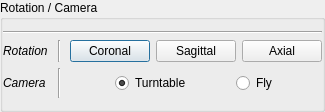
                <widget class="QGroupBox" name="groupBox_8">
                 <property name="title">
                  <string>Rotation / Camera</string>
                 </property>
                 <layout class="QVBoxLayout" name="verticalLayout_20">
                  <property name="leftMargin">
                   <number>0</number>
                  </property>
                  <property name="rightMargin">
                   <number>0</number>
                  </property>
                  <item>
                   <widget class="Line" name="line_46">
                    <property name="minimumSize">
                     <size>
                      <width>200</width>
                      <height>0</height>
                     </size>
                    </property>
                    <property name="orientation">
                     <enum>Qt::Horizontal</enum>
                    </property>
                   </widget>
                  </item>
                  <item>
                   <layout class="QGridLayout" name="gridLayout_36">
                    <property name="topMargin">
                     <number>0</number>
                    </property>
                    <item row="0" column="4">
                     <widget class="QPushButton" name="q_axial">
                      <property name="font">
                       <font>
                        <underline>false</underline>
                       </font>
                      </property>
                      <property name="toolTip">
                       <string>&lt;html&gt;&lt;head/&gt;&lt;body&gt;&lt;p&gt;Click twice to see top / bottom&lt;/p&gt;&lt;/body&gt;&lt;/html&gt;</string>
                      </property>
                      <property name="text">
                       <string>Axial</string>
                      </property>
                     </widget>
                    </item>
                    <item row="1" column="2" colspan="3">
                     <widget class="QWidget" name="widget_10" native="true">
                      <property name="minimumSize">
                       <size>
                        <width>30</width>
                        <height>30</height>
                       </size>
                      </property>
                      <layout class="QGridLayout" name="gridLayout_37">
                       <property name="margin">
                        <number>0</number>
                       </property>
                       <property name="spacing">
                        <number>0</number>
                       </property>
                       <item row="0" column="1">
                        <widget class="QRadioButton" name="c_Turnable">
                         <property name="maximumSize">
                          <size>
                           <width>100</width>
                           <height>16777215</height>
                          </size>
                         </property>
                         <property name="toolTip">
                          <string>&lt;html&gt;&lt;head/&gt;&lt;body&gt;&lt;p&gt;Turntable camera : &lt;/p&gt;&lt;p&gt;- Use mouse-wheel to zoom in / out&lt;/p&gt;&lt;p&gt;- Click and move to rotate the brain.&lt;/p&gt;&lt;/body&gt;&lt;/html&gt;</string>
                         </property>
                         <property name="text">
                          <string>Turntable</string>
                         </property>
                         <property name="checked">
                          <bool>true</bool>
                         </property>
                        </widget>
                       </item>
                       <item row="0" column="3">
                        <widget class="QRadioButton" name="c_Fly">
                         <property name="maximumSize">
                          <size>
                           <width>100</width>
                           <height>16777215</height>
                          </size>
                         </property>
                         <property name="toolTip">
                          <string>&lt;html&gt;&lt;head/&gt;&lt;body&gt;&lt;p&gt;Deep camera. Use :&lt;/p&gt;&lt;p&gt;- j : look to the left&lt;/p&gt;&lt;p&gt;- l : look to the right&lt;/p&gt;&lt;p&gt;- i : look above&lt;/p&gt;&lt;p&gt;- k : look below&lt;/p&gt;&lt;p&gt;- f : move above&lt;/p&gt;&lt;p&gt;- c : move below&lt;/p&gt;&lt;p&gt;- a : move to the left&lt;/p&gt;&lt;p&gt;- d : move to the right&lt;/p&gt;&lt;p&gt;- w : move forward&lt;/p&gt;&lt;p&gt;- s : move backward&lt;/p&gt;&lt;p&gt;- e : rotate to the right&lt;/p&gt;&lt;p&gt;- q : rotate to the left&lt;/p&gt;&lt;/body&gt;&lt;/html&gt;</string>
                         </property>
                         <property name="text">
                          <string>Fly</string>
                         </property>
                        </widget>
                       </item>
                       <item row="0" column="0">
                        <spacer name="horizontalSpacer_6">
                         <property name="orientation">
                          <enum>Qt::Horizontal</enum>
                         </property>
                         <property name="sizeHint" stdset="0">
                          <size>
                           <width>40</width>
                           <height>20</height>
                          </size>
                         </property>
                        </spacer>
                       </item>
                       <item row="0" column="4">
                        <spacer name="horizontalSpacer_7">
                         <property name="orientation">
                          <enum>Qt::Horizontal</enum>
                         </property>
                         <property name="sizeHint" stdset="0">
                          <size>
                           <width>40</width>
                           <height>20</height>
                          </size>
                         </property>
                        </spacer>
                       </item>
                       <item row="0" column="2">
                        <spacer name="horizontalSpacer_8">
                         <property name="orientation">
                          <enum>Qt::Horizontal</enum>
                         </property>
                         <property name="sizeHint" stdset="0">
                          <size>
                           <width>40</width>
                           <height>20</height>
                          </size>
                         </property>
                        </spacer>
                       </item>
                      </layout>
                     </widget>
                    </item>
                    <item row="0" column="3">
                     <widget class="QPushButton" name="q_sagittal">
                      <property name="font">
                       <font>
                        <underline>false</underline>
                       </font>
                      </property>
                      <property name="toolTip">
                       <string>&lt;html&gt;&lt;head/&gt;&lt;body&gt;&lt;p&gt;Click twice to see left / right&lt;/p&gt;&lt;/body&gt;&lt;/html&gt;</string>
                      </property>
                      <property name="text">
                       <string>Sagittal</string>
                      </property>
                     </widget>
                    </item>
                    <item row="1" column="0">
                     <widget class="QLabel" name="label_111">
                      <property name="font">
                       <font>
                        <italic>true</italic>
                       </font>
                      </property>
                      <property name="text">
                       <string>Camera</string>
                      </property>
                     </widget>
                    </item>
                    <item row="0" column="0">
                     <widget class="QLabel" name="label_110">
                      <property name="font">
                       <font>
                        <italic>true</italic>
                       </font>
                      </property>
                      <property name="text">
                       <string>Rotation</string>
                      </property>
                     </widget>
                    </item>
                    <item row="0" column="2">
                     <widget class="QPushButton" name="q_coronal">
                      <property name="font">
                       <font>
                        <underline>false</underline>
                       </font>
                      </property>
                      <property name="toolTip">
                       <string>&lt;html&gt;&lt;head/&gt;&lt;body&gt;&lt;p&gt;Click twice to see front / back&lt;/p&gt;&lt;/body&gt;&lt;/html&gt;</string>
                      </property>
                      <property name="text">
                       <string>Coronal</string>
                      </property>
                      <property name="autoDefault">
                       <bool>true</bool>
                      </property>
                      <property name="default">
                       <bool>true</bool>
                      </property>
                      <property name="flat">
                       <bool>false</bool>
                      </property>
                     </widget>
                    </item>
                    <item row="0" column="1">
                     <widget class="Line" name="line_47">
                      <property name="minimumSize">
                       <size>
                        <width>10</width>
                        <height>0</height>
                       </size>
                      </property>
                      <property name="orientation">
                       <enum>Qt::Vertical</enum>
                      </property>
                     </widget>
                    </item>
                    <item row="1" column="1">
                     <widget class="Line" name="line_48">
                      <property name="minimumSize">
                       <size>
                        <width>10</width>
                        <height>0</height>
                       </size>
                      </property>
                      <property name="orientation">
                       <enum>Qt::Vertical</enum>
                      </property>
                     </widget>
                    </item>
                   </layout>
                  </item>
                 </layout>
                </widget>
